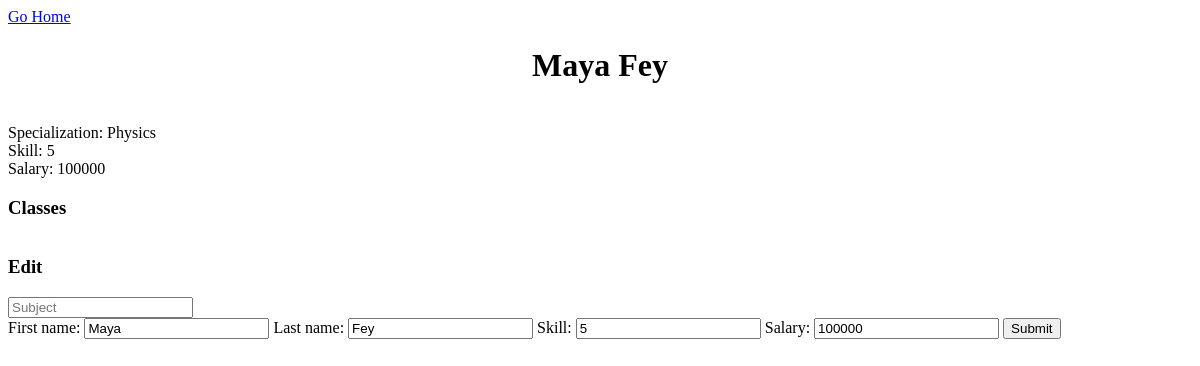
The app's page /faculty/2 (signed in), older data.
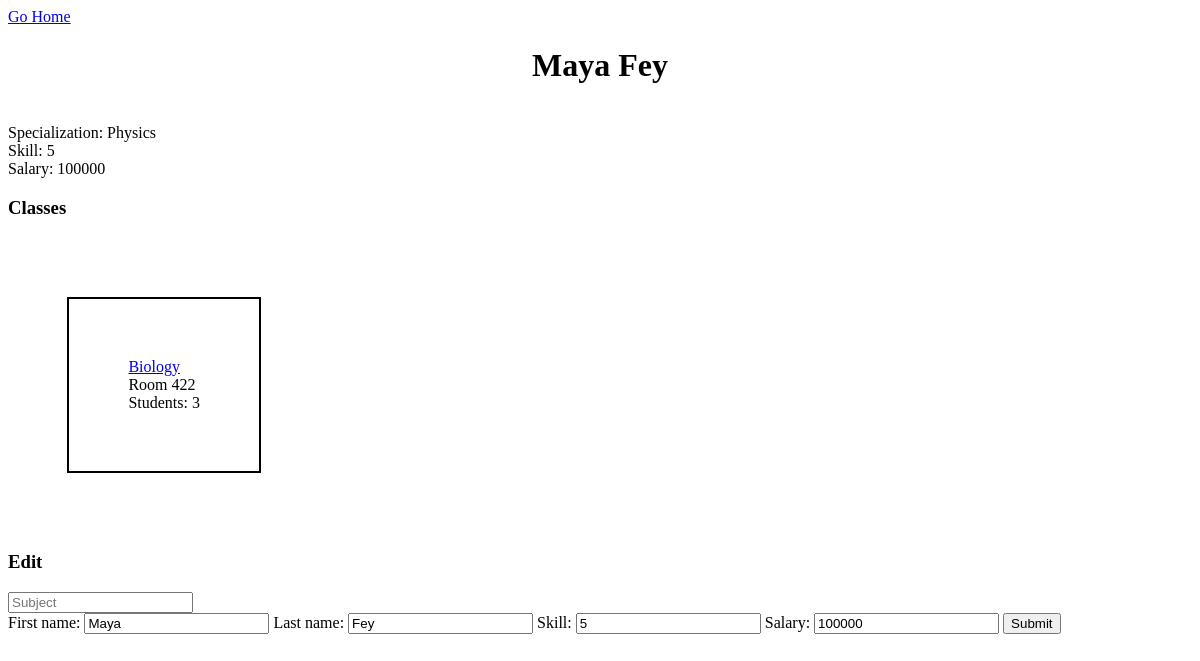
The same page, newer data.
### main/models.py (models this page shows)
class Class(models.Model):
    user = models.ForeignKey(User, on_delete=models.DO_NOTHING, blank=True, null=True)
    name = models.CharField(max_length=60, unique=True)
    building = models.ForeignKey(Subject, on_delete=models.CASCADE, blank=True, null=True)
    room = models.IntegerField(validators=[MinValueValidator(0), MaxValueValidator(1000)], blank=True, null=True)
    teacher = models.ForeignKey(Teacher, related_name="taught_by", on_delete=models.DO_NOTHING, blank=True, null=True)
    students = models.ManyToManyField(Student, related_name="taken_by", blank=True)
    def __str__(self):
        return (
                f"{self.name}"
        )

### main/views.py (the view, shortened to what this page needs)
# urls.py: path('faculty/<int:pk>', views.faculty, name='faculty'),
@login_required(login_url="main:login_view")
def faculty(request, pk):
    teacher = get_object_or_404(Teacher, user_id=request.user.id, id=pk)
    classes = Class.objects.filter(user_id=request.user.id, teacher=teacher)
    subjects = Subject.objects.filter(user_id=request.user.id)
    teacherForm = TeacherForm(instance=teacher)
    return render(request, "main/faculty.html", {
        'teacher': teacher,
        'classes': classes,
        'subjects': subjects,
        'form': teacherForm
    })

### main/forms.py
class TeacherForm(forms.ModelForm):
    class Meta:
        model = Teacher
        fields = '__all__'
        exclude = ['user', 'subject']

### main/models.py (called while the page is built)
    def __str__(self):
        return (
                f"{self.name}"
        )

    def __str__(self):
        return (
                f"{self.first_name+' '+self.last_name}"
        )

### main/templates/main/faculty.html (shortened to what this page needs)
{% extends "main/base.html" %}
{% block content %}
{% if request.user.is_authenticated %}
<a href="{% url 'main:home' %}">Go Home</a>
<h1><center>{{teacher|title}}</center></h1>
<br>
Specialization: {{teacher.subject}}
<br>
Skill: {{teacher.skill}}
<br>
Salary: {{teacher.salary}}
<br>
<h3>Classes</h3>
<div id="subject-container" style="display:flex; flex-direction: row;">
{% for class in classes %}
<div id="{{class.id}}" style="padding: 5%; margin: 5%; border: 2px solid">
<a href="{% url 'main:class' class %}">{{class}}</a>
<br>
Room {{class.room}}
<br>
Students: {{ class.students.count }}
<br>
</div>
{% endfor %}
</div>
<h3>Edit</h3>
<form method="POST" action="{% url 'main:faculty' teacher.id %}">
<input name="subject" placeholder="Subject" list="subjectList">
        <br>
{{form}}
<button type="Submit">Submit</button>
</form>
{% endif %}
{% endblock %}

Row changes from the older to the newer data that the page shows:
added Class: name "Biology", room "422", students.count "3"
